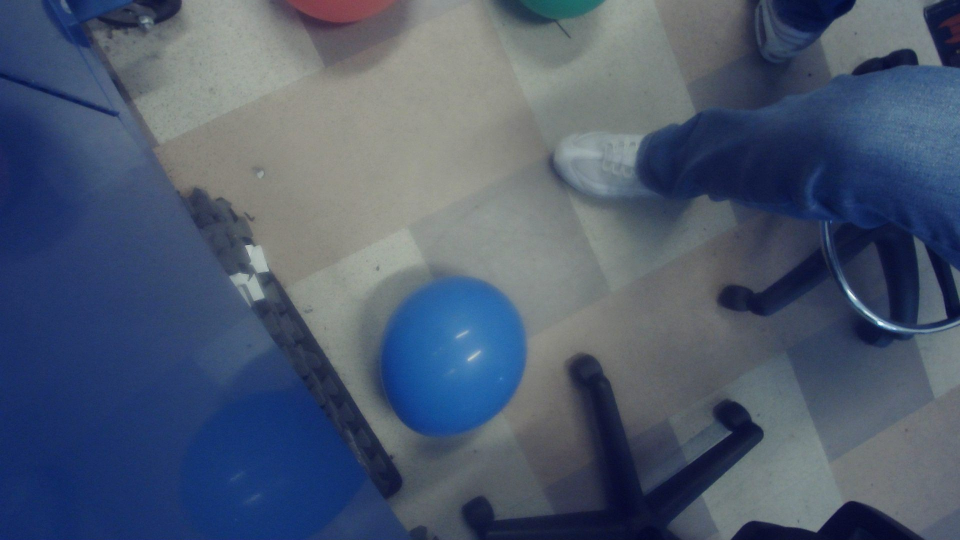
#> input picture captures/capture_1776884793290.jpg, 1920 x 1080 px (shown at 1/2 size)
$ python -i augment_test.py   (imports and definitions only)
#> lines starting #> are read from the running program, lines starting #| are printed output that depends on the picture; after the words box and inside, x2 and y2 are one past the last pixel; in counts of white or black regions, pixels touching at a corner belong together
#> further down, picture is the input picture: shape (1080, 1920, 3); mean B, G, R 110.6, 89.6, 77
#!/usr/bin/env python3
"""Run HSV detector on clean and UAV-noised image variants."""

from __future__ import annotations

import os
import random
import sys

import cv2
import numpy as np

from color_utils import load_color_ranges
from hsv_batch_detect import Detection, detect_in_image, draw_detections


# [7 lines left out: function _first_capture_jpg, not called in this run]


def _motion_blur_kernel(size: int, angle_deg: float) -> np.ndarray:
    base = np.zeros((size, size), dtype=np.float32)
    cv2.line(base, (0, size // 2), (size - 1, size // 2), 1.0, 1)
    center = (size / 2.0, size / 2.0)
    rot = cv2.getRotationMatrix2D(center, angle_deg, 1.0)
    kernel = cv2.warpAffine(base, rot, (size, size))
    s = float(kernel.sum())
    if s > 0:
        kernel /= s
    return kernel


def apply_uav_noise(img: np.ndarray) -> np.ndarray:
    """Apply realistic UAV flight noise. Returns augmented copy."""
    out = img.copy()
    out = cv2.GaussianBlur(out, (0, 0), 2.5)

    angle = random.uniform(0.0, 180.0)
    kernel = _motion_blur_kernel(13, angle)
    out = cv2.filter2D(out, -1, kernel)

    hsv = cv2.cvtColor(out, cv2.COLOR_BGR2HSV).astype(np.float32)
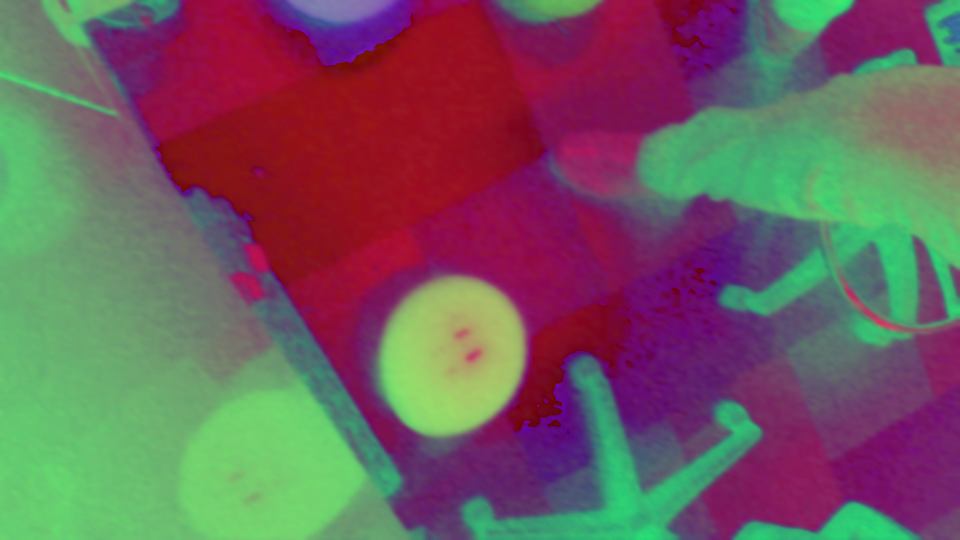
#> hsv: shape (1080, 1920, 3) float32 (shown at 1/2 size); mean B, G, R 95, 91.8, 112.2
    h, s, v = cv2.split(hsv)
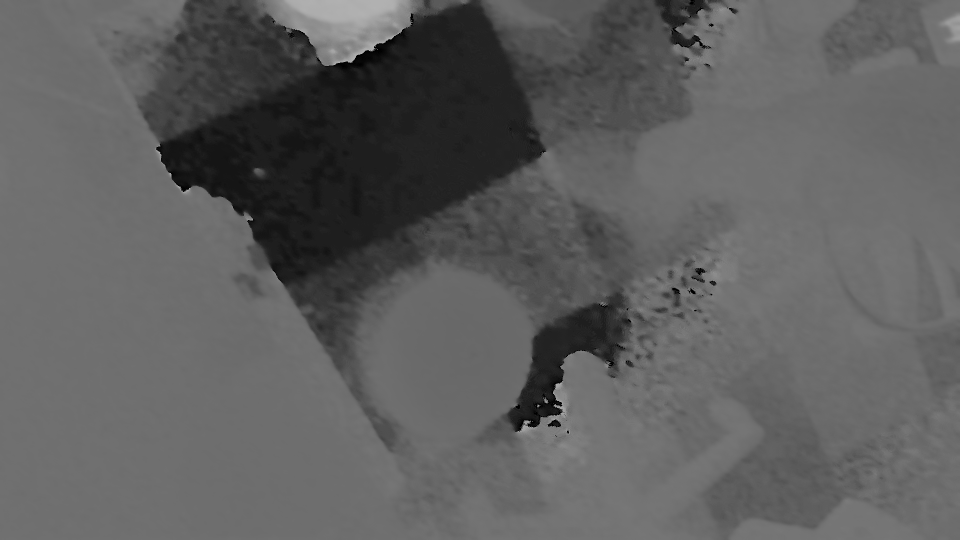
#> h: shape (1080, 1920) float32 (shown at 1/2 size); min 0, max 178, mean 94.7
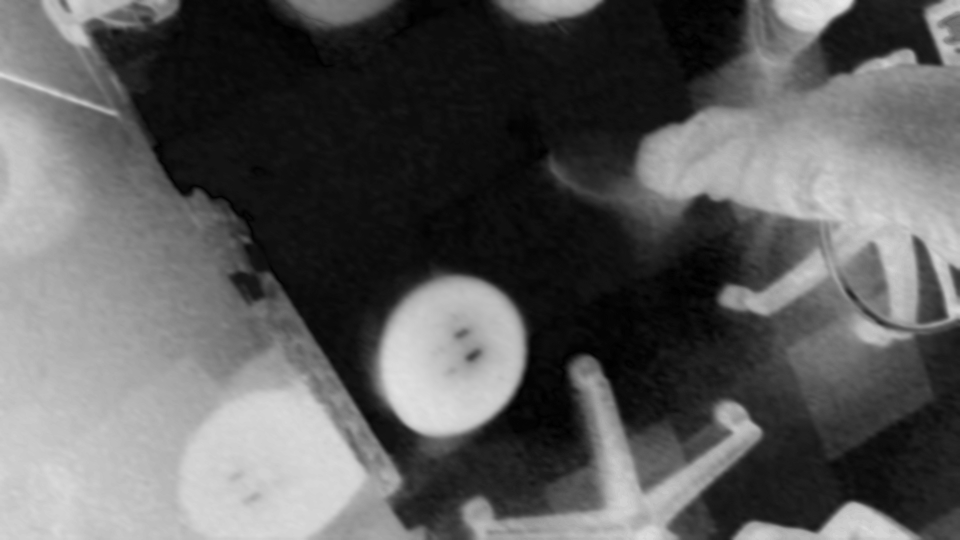
#> s: shape (1080, 1920) float32 (shown at 1/2 size); min 0, max 236, mean 91.8
    v += random.randint(-35, 35)

    h_img, w_img = v.shape
#> h_img = 1080; w_img = 1920
    yy, xx = np.mgrid[0:h_img, 0:w_img]
    for _ in range(3):
        gx = random.randint(0, w_img - 1)
        gy = random.randint(0, h_img - 1)
        radius = random.randint(25, 55)
        dist2 = (xx - gx) ** 2 + (yy - gy) ** 2
        sigma = max(1.0, radius / 2.0)
        falloff = np.exp(-dist2 / (2.0 * sigma * sigma))
        v += 65.0 * falloff
#> this loop made 3 passes
#> pass 1, in apply_uav_noise, `v += 65.0 * falloff`:
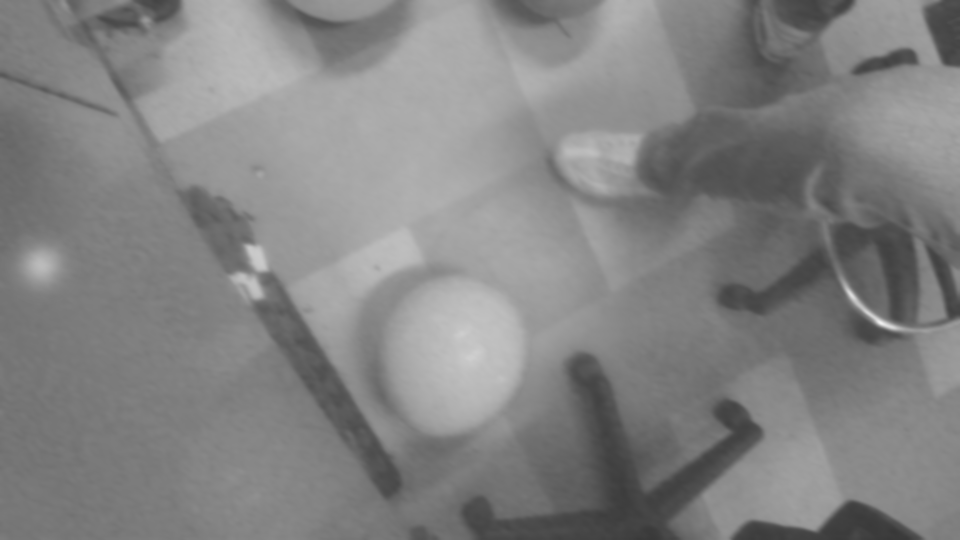
#> v: shape (1080, 1920) float32 (shown at 1/2 size); min 56, max 241, mean 130.5
#> pass 2, in apply_uav_noise, `v += 65.0 * falloff`:
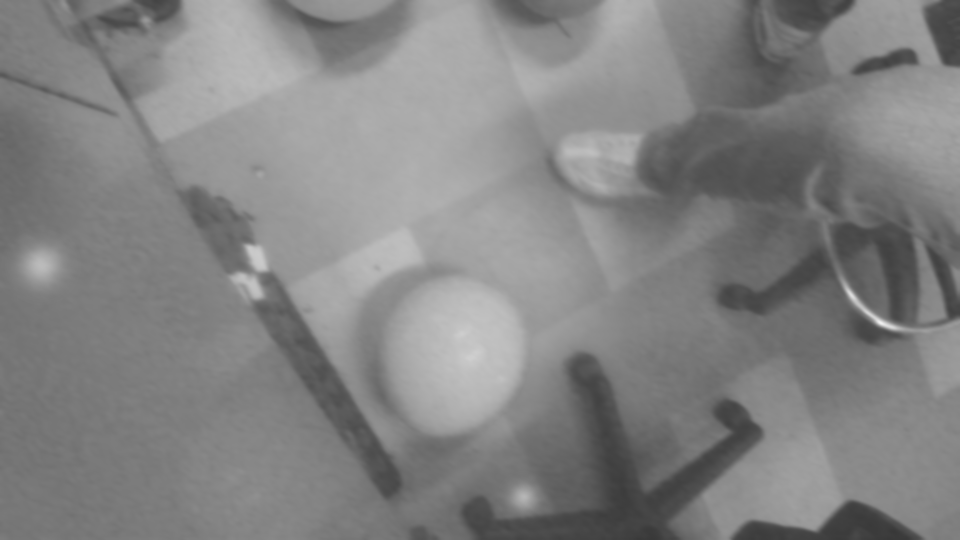
#> v: shape (1080, 1920) float32 (shown at 1/2 size); 1.63% of pixels changed, all inside (x1, y1, x2, y2) = (941, 889, 1154, 1080)
#> pass 3, in apply_uav_noise, `v += 65.0 * falloff`:
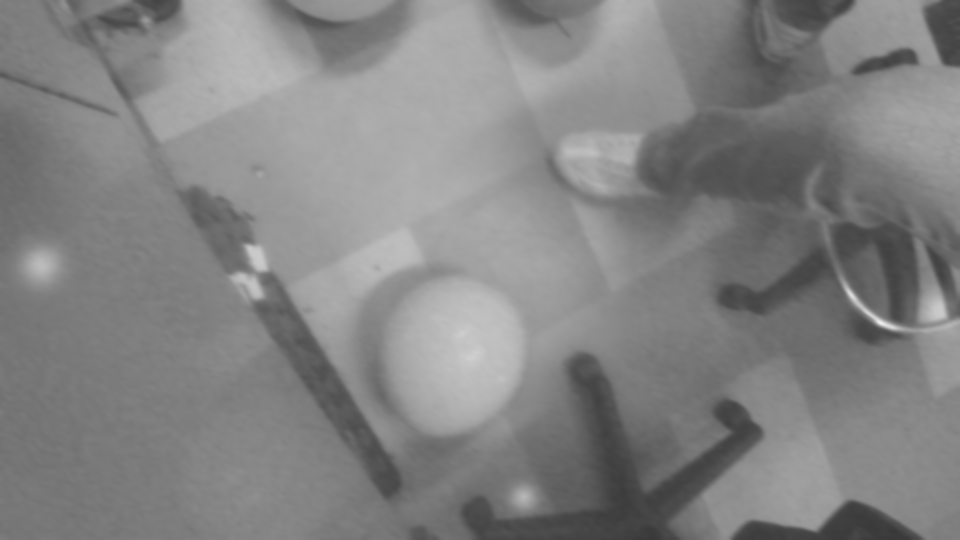
#> v: shape (1080, 1920) float32 (shown at 1/2 size); 2.48% of pixels changed, all inside (x1, y1, x2, y2) = (1722, 463, 1920, 777)

    hsv[:, :, 2] = np.clip(v, 0, 255)
    out = cv2.cvtColor(hsv.astype(np.uint8), cv2.COLOR_HSV2BGR)
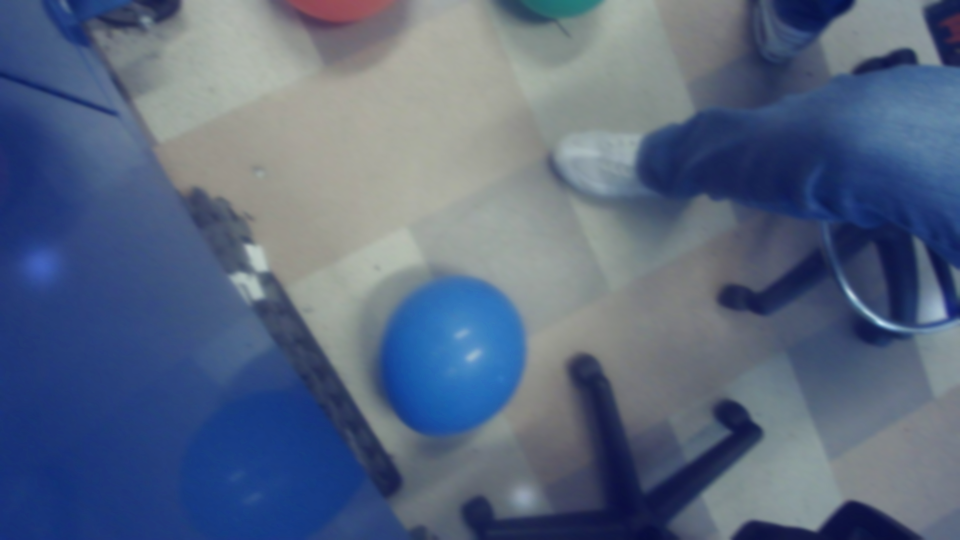
#> out: shape (1080, 1920, 3) (shown at 1/2 size); mean B, G, R 128.6, 103.2, 88.3

    noise = np.random.normal(0, 8, out.shape).astype(np.int16)
    out_i16 = out.astype(np.int16) + noise
    return np.clip(out_i16, 0, 255).astype(np.uint8)


# [79 lines left out: functions _counts, _line, _label_panel, main, not called in this run]


# [2 lines not run here, left out]

>>> import cv2
>>> picture = cv2.imread('captures/capture_1776884793290.jpg')
>>> result = apply_uav_noise(picture)

$ run again, on captures/capture_1776885031008.jpg
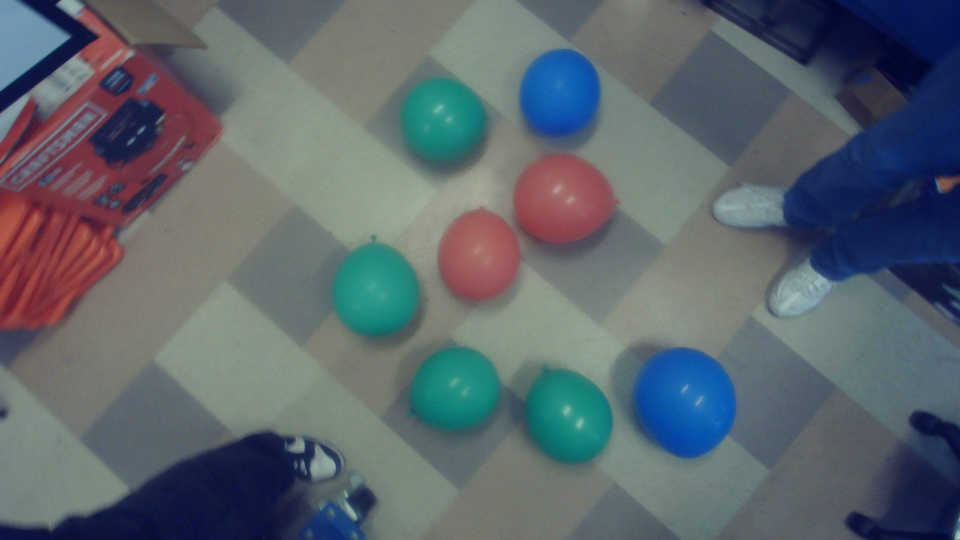
#> input picture captures/capture_1776885031008.jpg, 1920 x 1080 px (shown at 1/2 size)
#> picture is the input picture: shape (1080, 1920, 3); mean B, G, R 108.8, 101.6, 92.2
#> the loop in apply_uav_noise, `for _ in range(3):` made 3 passes
#> pass 1, in apply_uav_noise, `v += 65.0 * falloff`:
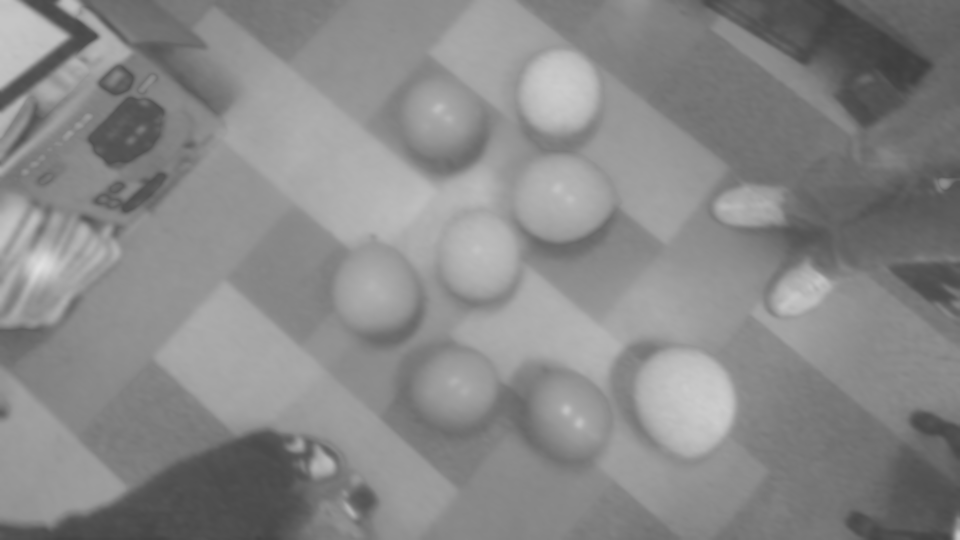
#> v: shape (1080, 1920) float32 (shown at 1/2 size); min 62, max 225.3, mean 135.9
#> in apply_uav_noise, `out_i16 = out.astype(np.int16) + noise`:
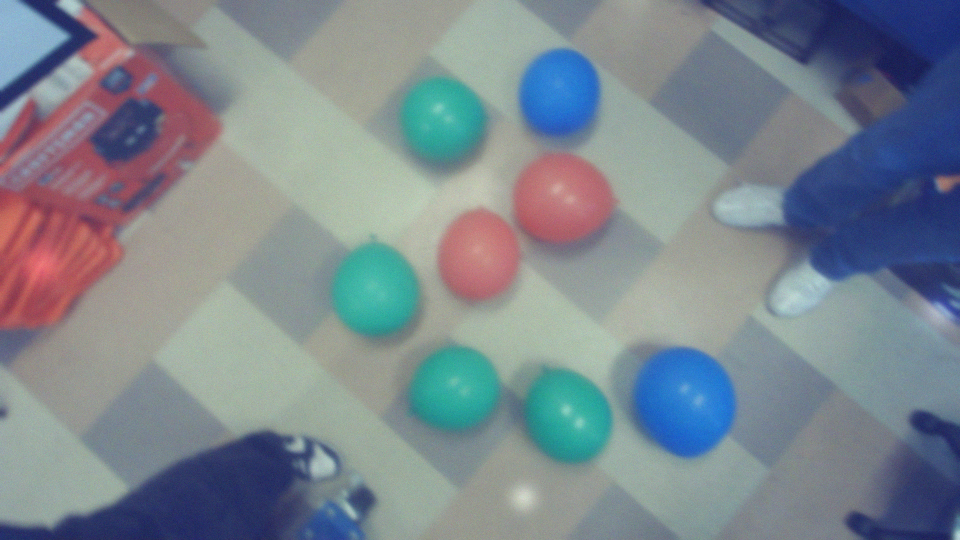
#> out_i16: shape (1080, 1920, 3) int16 (shown at 1/2 size); mean B, G, R 125.6, 116.5, 105.6; drawn with min black and max white

$ run again, on captures/capture_1776885031503.jpg
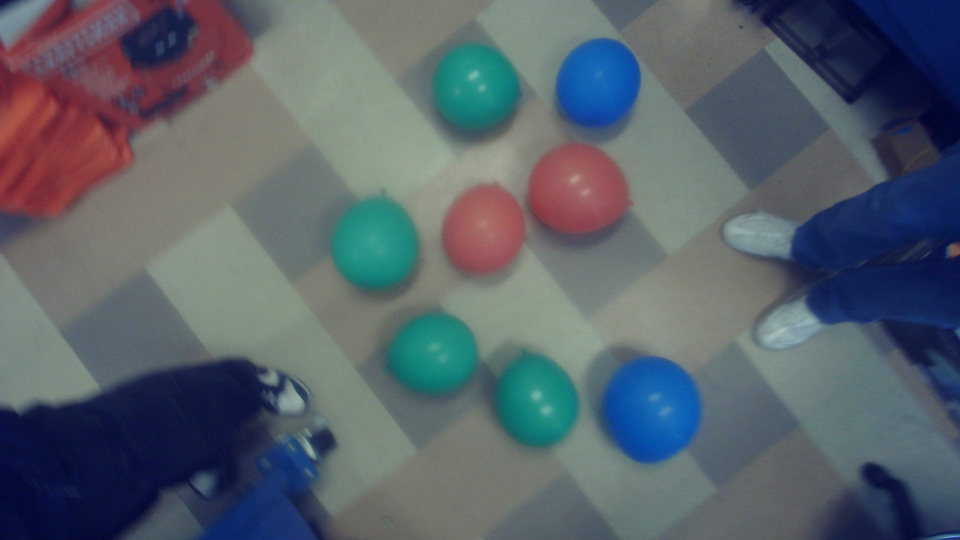
#> input picture captures/capture_1776885031503.jpg, 1920 x 1080 px (shown at 1/2 size)
#> picture is the input picture: shape (1080, 1920, 3); mean B, G, R 106.5, 97.4, 88
#> the loop in apply_uav_noise, `for _ in range(3):` made 3 passes
#> pass 1, in apply_uav_noise, `v += 65.0 * falloff`:
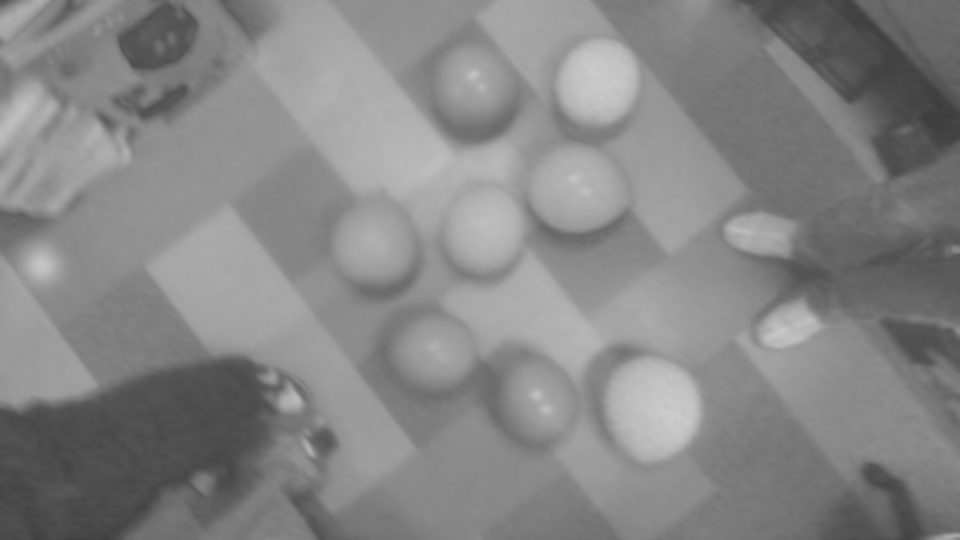
#> v: shape (1080, 1920) float32 (shown at 1/2 size); min 61, max 204, mean 133.3
#> in apply_uav_noise, `out_i16 = out.astype(np.int16) + noise`:
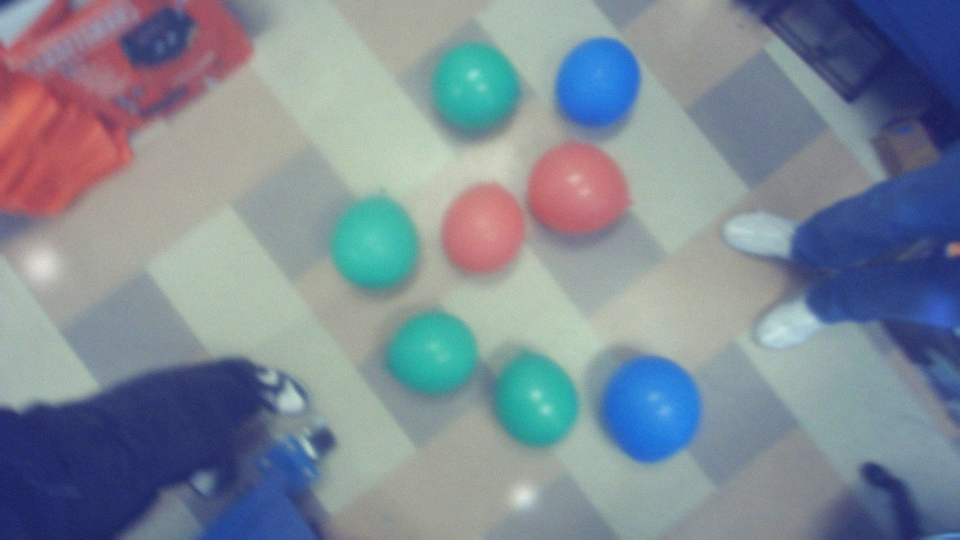
#> out_i16: shape (1080, 1920, 3) int16 (shown at 1/2 size); mean B, G, R 123.4, 111.9, 100.8; drawn with min black and max white

$ run again, on captures/capture_1776885032492.jpg
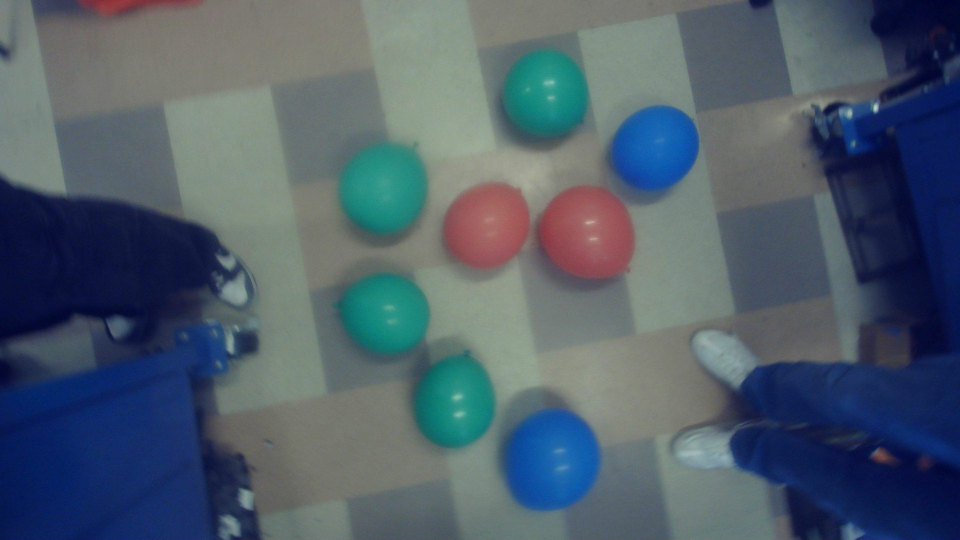
#> input picture captures/capture_1776885032492.jpg, 1920 x 1080 px (shown at 1/2 size)
#> picture is the input picture: shape (1080, 1920, 3); mean B, G, R 107.1, 93.7, 79
#> in apply_uav_noise, `out_i16 = out.astype(np.int16) + noise`:
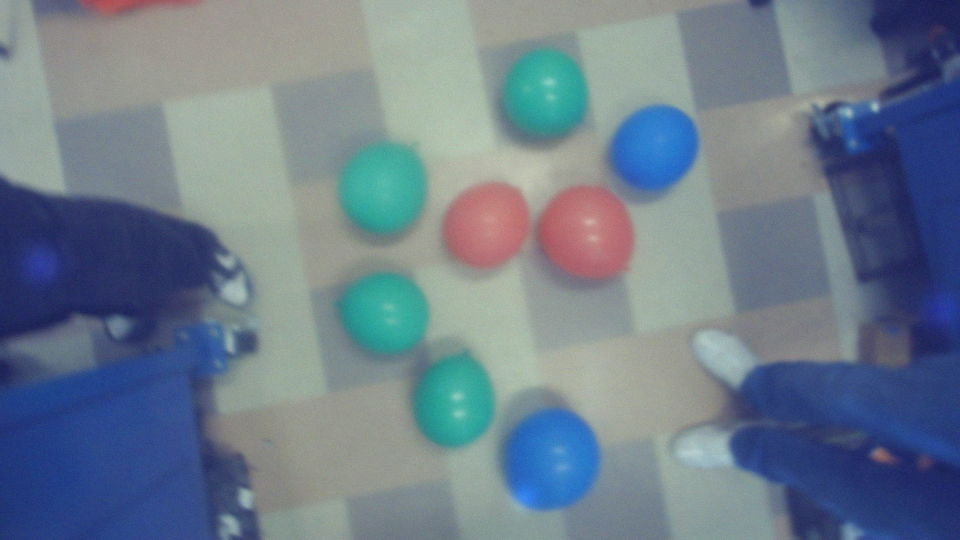
#> out_i16: shape (1080, 1920, 3) int16 (shown at 1/2 size); mean B, G, R 124.4, 107.6, 90.3; drawn with min black and max white
